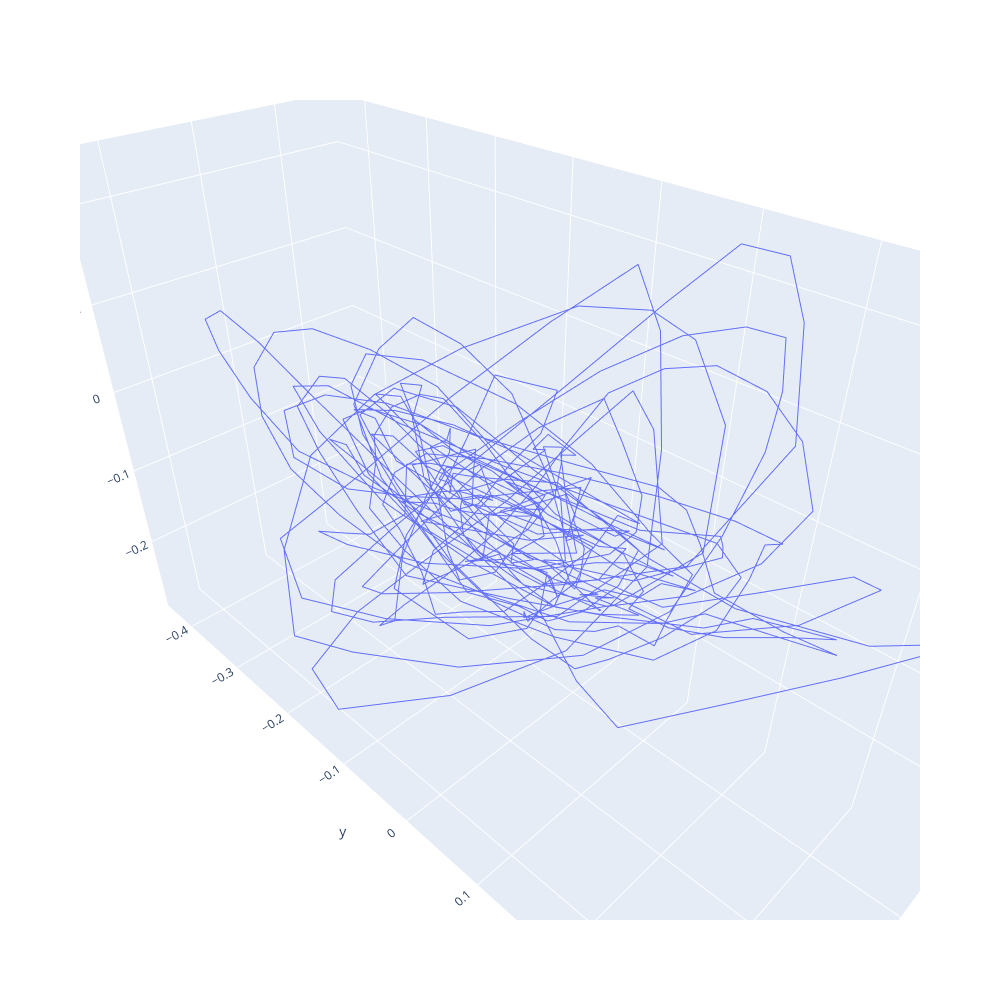

Notebook code cell kept with this figure:
### Code cell
trace_1 = go.Scatter3d(x=filtered_datax, y=filtered_datay, z=filtered_dataz, mode='lines', name='Ground Truth')

fig = go.Figure([
    trace_1
])

camera = dict(
    eye=dict(x=1, y=1, z=1)
)

fig.update_layout(
    autosize=False,
    width=1000,
    height=1000,
    scene_camera = camera,
    legend_orientation='h'
)

fig.update_scenes(
    aspectmode='data'
)

fig.show()

### Figure 1 — Plotly figure (JSON) as saved in the notebook; plotly's stock layout.template omitted (floating-point values rounded to 4 significant figures; data arrays with more than 128 entries replaced by an {"elided": "..."} marker saying what was removed)
{"data": [{"mode": "lines", "name": "Ground Truth", "type": "scatter3d", "x": {"elided": "580 float values"}, "y": {"elided": "580 float values"}, "z": {"elided": "580 float values"}}], "layout": {"autosize": false, "height": 1000, "legend": {"orientation": "h"}, "scene": {"aspectmode": "data", "camera": {"eye": {"x": 1, "y": 1, "z": 1}}}, "width": 1000}}
